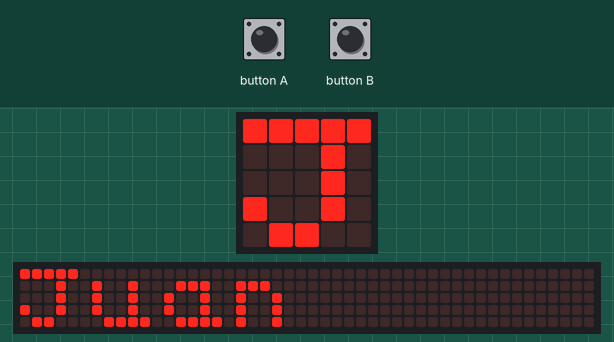
The program below on a simulated BBC micro:bit running MicroPython. Shown: the board's 5×5 LED display, a strip that is not on the board, showing the scrolling text unrolled. Inputs (shaded band) come from the test bench. The 48×5 strip is a reading aid, not a part: it shows the text the display is scrolling, unrolled, one strip-width of it at a time.

Above: at 1.2 s.
1.3 s: button A pressed for 0.15 s
2.0 s: button B pressed for 0.15 s
5.7 s: button A pressed for 1 s
At 6.9 s:
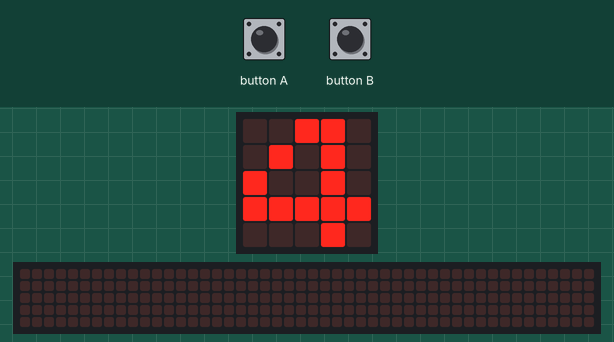
7.3 s: button A pressed for 0.15 s
At 12.22 s:
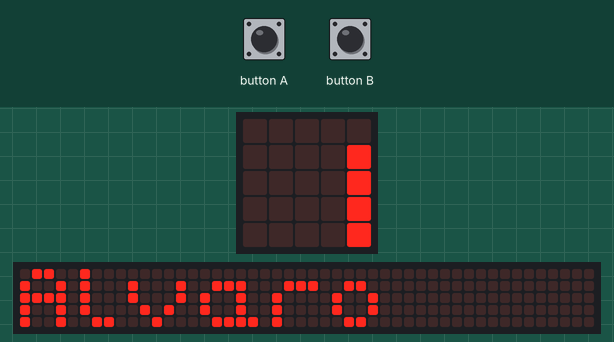
14.0 s: button A pressed for 3.2 s
At 18.97 s:
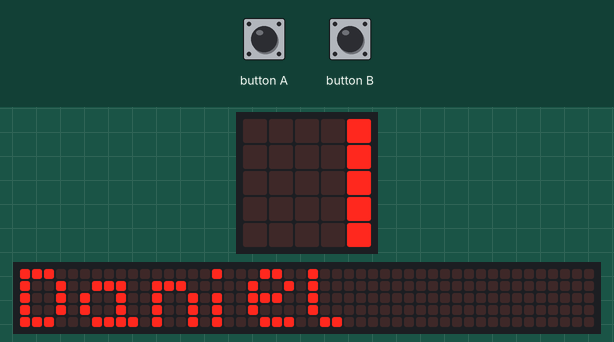
20.2 s: button A pressed for 0.15 s
At 25.27 s:
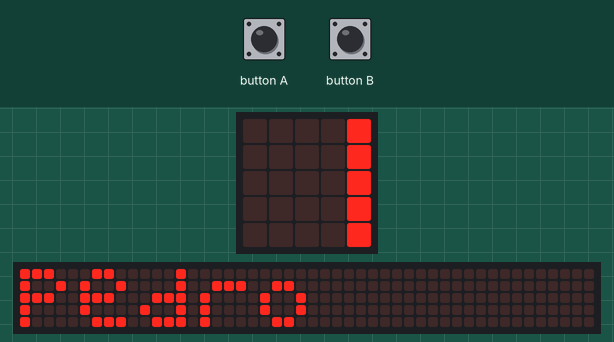

The program:

tarea5.py
```python
##############################
#  ¿Qué realiza el código?   #
##############################
from microbit import *
i = 0
lista= ["Juan","Pedro","Daniel","Alvaro","Pepe"]

while True:

    if button_a.was_pressed():
        i = i - 1
        sleep(500)
    elif button_b.was_pressed():
        i = i + 1
        sleep(500)

    if i>len(lista)-1:
        i=0
    elif i<0:
        i=len(lista)-1
    else:
        display.show(i)
        sleep(500)
        display.scroll(lista[i])
        sleep(500)
```
